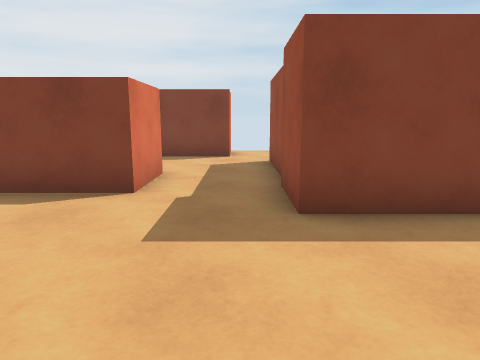
View 1 (above)

14 first-person views from a walk through a scene from a Unity 3-D project. The camera is 1.2 m above the floor, tilts 10° down and sees 70° across. The floor is counted in squares, 1 m on a side. Each view is taken from the middle of a square. On the plan, view 1 faces up. The plan holds only what a view shows up to about 14 squares ahead; the rest is blank. The player character is not drawn.

View 2
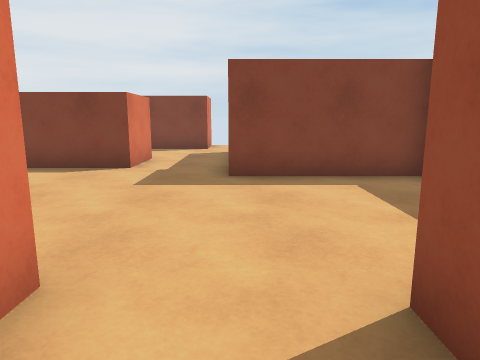

View 3
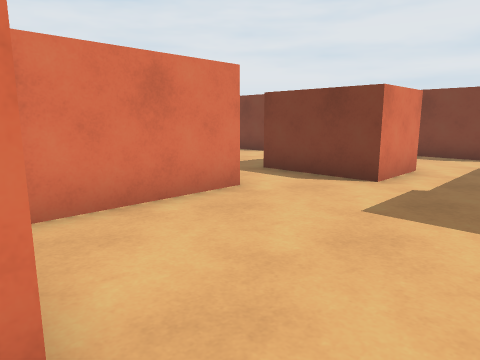

View 4
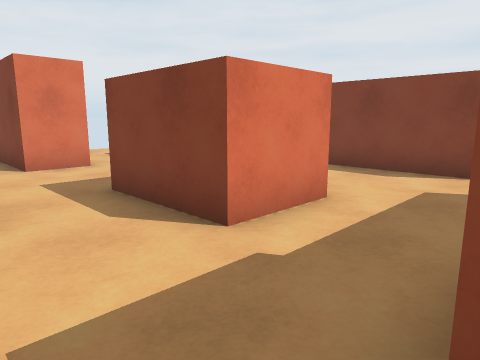

View 5
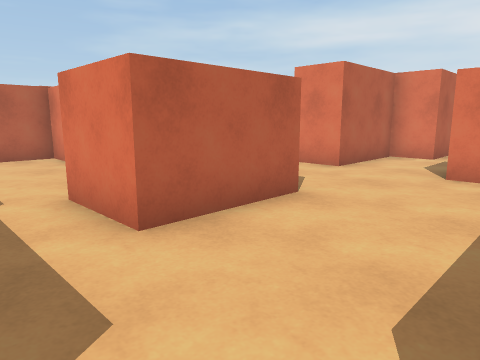

View 6
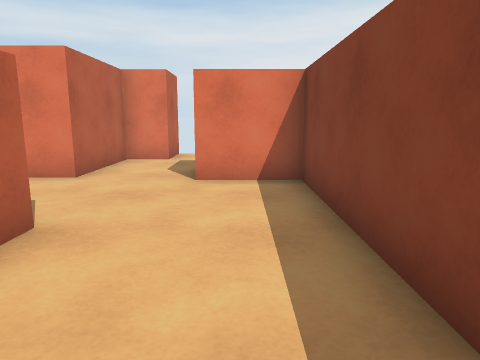

View 7
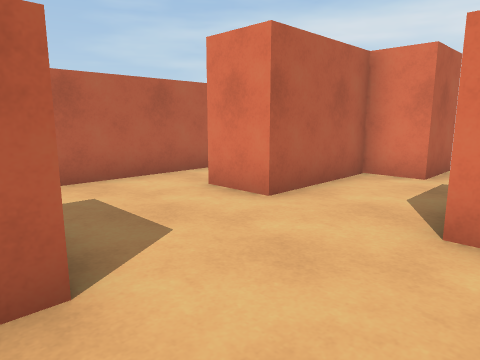

View 8
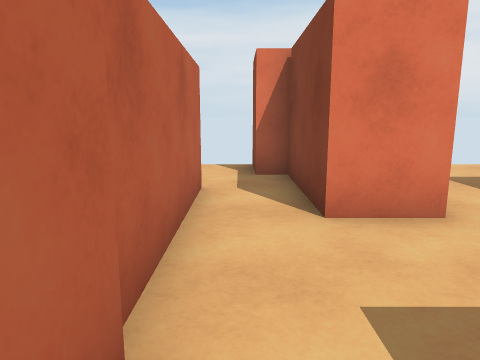

View 9
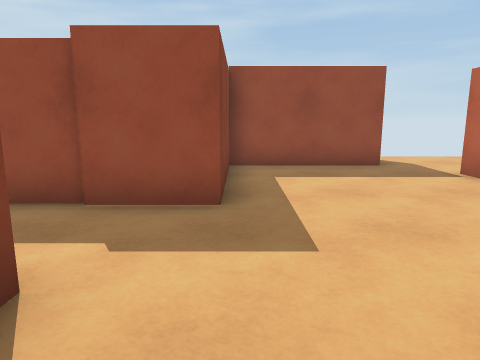

View 10
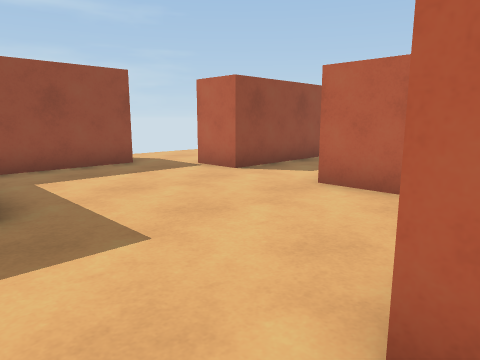

View 11
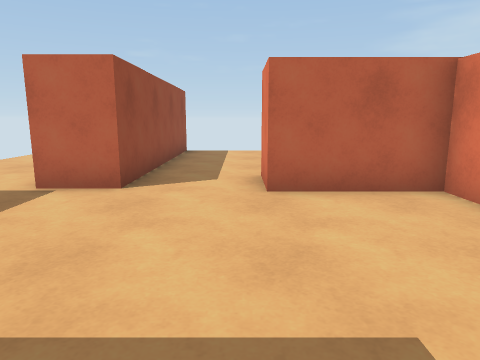

View 12
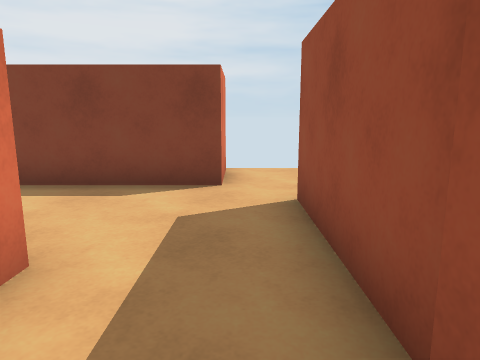

View 13
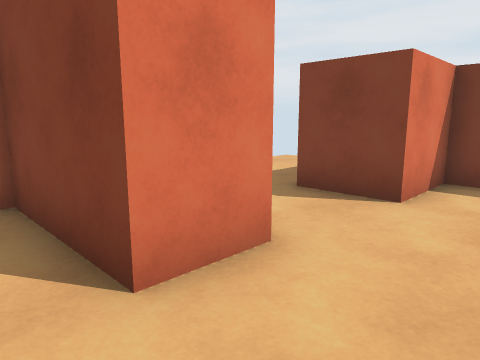

View 14
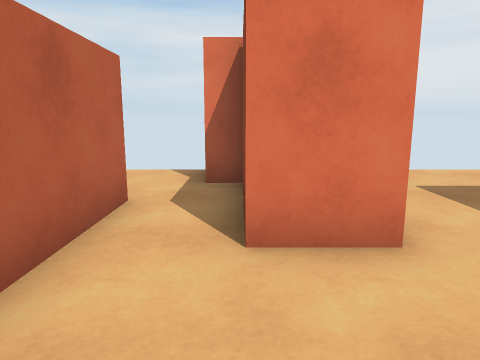

### Floor plan
Points are (right, up) in squares from view 1. A wall is a line through its corners. A room is listed if a view was taken in it or the views show most of it. See-through windows are left out.
Room 1 (views 1, 4, 11, 12)
walls: (2.1, -0.9) (3.6, -0.9); (-3.4, 3.4) (-3.4, -0.7) (-0.5, -0.7); (-1.8, 5.6) (-3.5, 5.6); (5, 0.2) (5, 4.3) (0.9, 4.3) (0.9, 5.5)
ways out: opening at (0.5, -1.5) to room 2; opening at (-0.5, 6.5) to room 4; opening at (-4.5, 4.5) to room 5; opening at (4, 0)
Room 2 (views 2, 3)
walls: (-0.5, -0.7) (-0.5, -2.4); (2.1, -8.6) (2.1, -0.9); (-11.5, 4.3) (-13.1, 4.3)
ways out: opening at (0.5, -1.5) to room 1; opening at (-11, 4) to room 6
Room 3 (view 5)
walls: (-0.5, 13.1) (-0.5, 11.2)
ways out: opening at (0, 10) to room 4
Room 4 (views 6, 7)
walls: (-4.8, 7.7) (-1.8, 7.7) (-1.8, 5.6); (-0.5, 11.2) (-7.8, 11.2) (-7.8, 9.1) (-9.8, 9.1); (0.9, 5.5) (0.9, 10.1); (-11.5, 7.7) (-11.5, 6.6) (-8.1, 6.6)
ways out: opening at (-0.5, 6.5) to room 1; opening at (0, 10) to room 3; opening at (-6.5, 6) to room 5; opening at (-11, 9)
Room 5 (views 8, 9, 10, 13, 14)
walls: (-5.5, 3.4) (-3.4, 3.4); (-7.5, 3.4) (-5.8, 3.4); (-3.5, 5.6) (-4.8, 5.6); (-8.1, 6.6) (-8.1, 5.1)
ways out: opening at (-4.5, 4.5) to room 1; opening at (-6.5, 6) to room 4; opening at (-8, 4) to room 6
Room 6 (no view inside)
walls: (-10.1, 3.4) (-7.5, 3.4); (-8.1, 5.1) (-11.5, 5.1) (-11.5, 4.3)
ways out: opening at (-11, 4) to room 2; opening at (-8, 4) to room 5

Positions as (right, up) in squares from view 1, and headings:
1: (0, 0), facing up
2: (1, -3), facing up
3: (1, -1), facing up-left
4: (1, 3), facing up-left
5: (0, 11), facing down-left
6: (-1, 10), facing left
7: (-4, 10), facing down-left
8: (-4, 4), facing left
9: (-4, 4), facing right
10: (-4, 5), facing down-right
11: (0, 5), facing down
12: (0, 5), facing up
13: (-6, 4), facing up-left
14: (-5, 5), facing left
